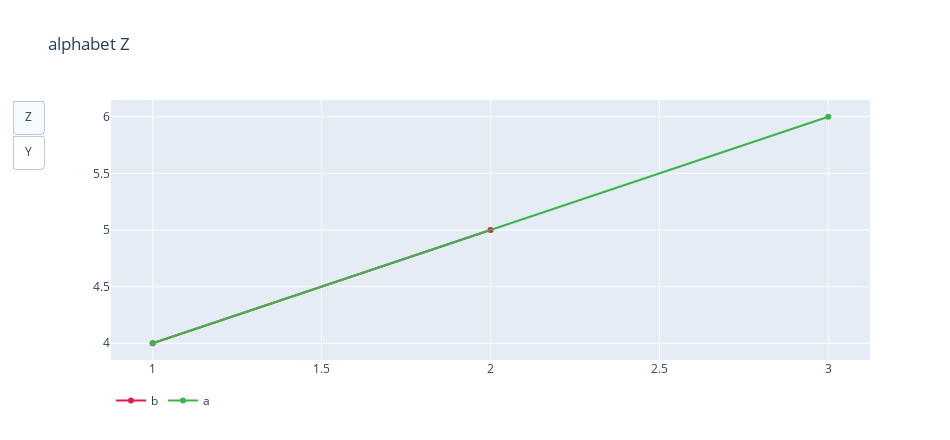

Notebook code cell kept with this figure:
### Code cell
plots.plot_four_dimensions(df, x='abc', y='def', title='alphabet', segmentation_col='ghi', button_col='jkl',
                           buttons=['z', 'y'], default_visibility='z',
                           labels=['abc', 'def', 'annotation_one', 'annotation_two'])

### Figure 1 — Plotly figure (JSON) as saved in the notebook; plotly's stock layout.template omitted (floating-point values rounded to 4 significant figures)
{"data": [{"hoverinfo": "text", "line": {"color": "#e6194b"}, "name": "b", "text": ["abc: 1<br />def: 4<br />annotation_one: a<br />annotation_two: d<br />", "abc: 2<br />def: 5<br />annotation_one: a<br />annotation_two: b<br />"], "type": "scatter", "visible": true, "x": [1, 2], "y": [4, 5]}, {"hoverinfo": "text", "line": {"color": "#3cb44b"}, "name": "a", "text": ["abc: 1<br />def: 4<br />annotation_one: a<br />annotation_two: a<br />", "abc: 3<br />def: 6<br />annotation_one: a<br />annotation_two: c<br />"], "type": "scatter", "visible": true, "x": [1, 3], "y": [4, 6]}, {"hoverinfo": "text", "line": {"color": "#e6194b"}, "name": "b", "text": ["abc: 1<br />def: 4<br />annotation_one: a<br />annotation_two: h<br />", "abc: 2<br />def: 4<br />annotation_one: a<br />annotation_two: f<br />"], "type": "scatter", "visible": false, "x": [1, 2], "y": [4, 4]}, {"hoverinfo": "text", "line": {"color": "#3cb44b"}, "name": "a", "text": ["abc: 1<br />def: 6<br />annotation_one: a<br />annotation_two: e<br />", "abc: 3<br />def: 6<br />annotation_one: a<br />annotation_two: g<br />"], "type": "scatter", "visible": false, "x": [1, 3], "y": [6, 6]}], "layout": {"height": 440, "legend": {"orientation": "h"}, "showlegend": true, "title": {"text": "alphabet Z"}, "updatemenus": [{"buttons": [{"args": [{"visible": [true, true, false, false]}, {"title": "Alphabet Z"}], "label": "Z", "method": "update"}, {"args": [{"visible": [false, false, true, true]}, {"title": "Alphabet Y"}], "label": "Y", "method": "update"}], "pad": {"r": 30}, "type": "buttons"}], "width": 950, "yaxis": {"tickformat": ""}}}
